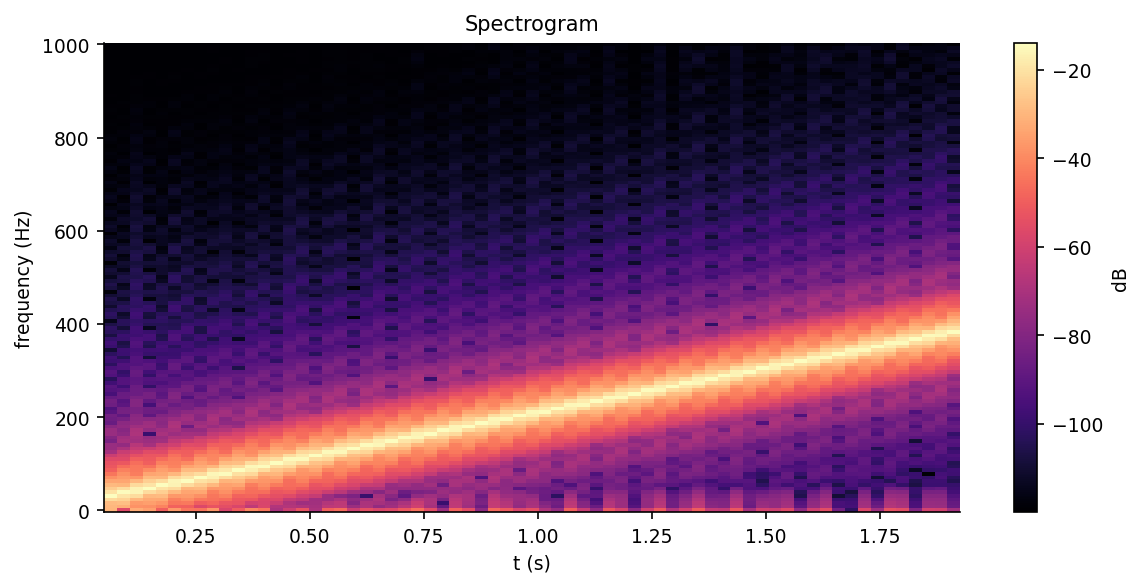

Write Python code to recreate this figure.
"""spectrogram: 短时傅里叶变换时频图."""
import sys, os; sys.path.insert(0, os.path.join(os.path.dirname(os.path.abspath(__file__)), '..', '..', '_utils', 'python'))
import numpy as np
import matplotlib.pyplot as plt
from scipy.signal import chirp, spectrogram as _spec
from theme import apply_theme

def make_figure(sig=None, fs=2000, title='Spectrogram'):
    apply_theme(fig_size=(8, 4))
    if sig is None:
        t = np.arange(0, 2, 1/fs)
        sig = chirp(t, f0=20, f1=400, t1=2, method='linear')
    f, tt, Sxx = _spec(sig, fs=fs, nperseg=256, noverlap=200)
    fig, ax = plt.subplots()
    pcm = ax.pcolormesh(tt, f, 10*np.log10(Sxx + 1e-12), cmap='magma', shading='auto')
    fig.colorbar(pcm, ax=ax, label='dB')
    ax.set_xlabel('t (s)'); ax.set_ylabel('frequency (Hz)'); ax.set_title(title)
    fig.tight_layout()
    return fig

if __name__ == '__main__':
    fig = make_figure()
    fig.savefig(__file__.replace('.py', '.png'), dpi=150)
